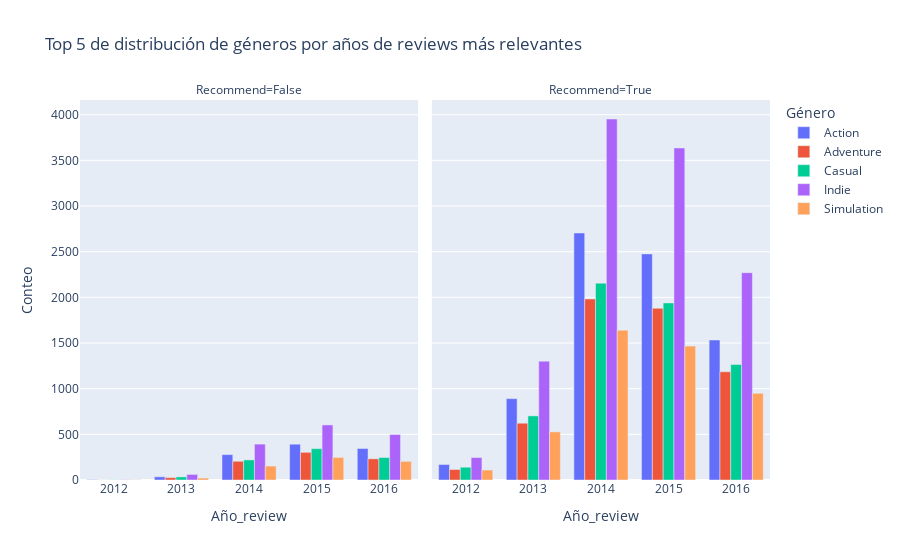

Source (notebook cell):
### Markdown cell above
# Top 5 de distribución de géneros por años de reviews mas relevantes
Aquí se está plasmando un pco mpas a detalle el top 5 de géneros que más relevancia tienen en los datos, dándonos a notar que las recomendaciones tienen la misma distribución en cada año, siguiendo la misma tendencia en los Géneros plasmados, mostrando el mismo patrón en las recomendaciones negativas aunque en menor mediad debido a la proporción observada anteriormente de recomendaciones positivas contra las negativas.

### Code cell
dftop5añosreviews.loc[:,'Recommend']=dftop5añosreviews.Recommend.astype(str)
fig = px.bar(dftop5añosreviews, x='Año_review', y='Conteo', color='Género', title='Top 5 de distribución de géneros por años de reviews más relevantes',facet_col='Recommend', barmode='group')

fig.show()

### Figure 1 — Plotly figure (JSON) as saved in the notebook; plotly's stock layout.template omitted (floating-point values rounded to 4 significant figures)
{"data": [{"alignmentgroup": "True", "hovertemplate": "Género=Action<br>Recommend=False<br>Año_review=%{x}<br>Conteo=%{y}<extra></extra>", "legendgroup": "Action", "marker": {"color": "#636efa", "pattern": {"shape": ""}}, "name": "Action", "offsetgroup": "Action", "orientation": "v", "showlegend": true, "textposition": "auto", "type": "bar", "x": [2012, 2013, 2014, 2015, 2016], "xaxis": "x", "y": [4, 35, 278, 392, 345], "yaxis": "y"}, {"alignmentgroup": "True", "hovertemplate": "Género=Action<br>Recommend=True<br>Año_review=%{x}<br>Conteo=%{y}<extra></extra>", "legendgroup": "Action", "marker": {"color": "#636efa", "pattern": {"shape": ""}}, "name": "Action", "offsetgroup": "Action", "orientation": "v", "showlegend": false, "textposition": "auto", "type": "bar", "x": [2012, 2013, 2014, 2015, 2016], "xaxis": "x2", "y": [170, 891, 2705, 2476, 1533], "yaxis": "y2"}, {"alignmentgroup": "True", "hovertemplate": "Género=Adventure<br>Recommend=False<br>Año_review=%{x}<br>Conteo=%{y}<extra></extra>", "legendgroup": "Adventure", "marker": {"color": "#EF553B", "pattern": {"shape": ""}}, "name": "Adventure", "offsetgroup": "Adventure", "orientation": "v", "showlegend": true, "textposition": "auto", "type": "bar", "x": [2012, 2013, 2014, 2015, 2016], "xaxis": "x", "y": [1, 26, 205, 303, 232], "yaxis": "y"}, {"alignmentgroup": "True", "hovertemplate": "Género=Adventure<br>Recommend=True<br>Año_review=%{x}<br>Conteo=%{y}<extra></extra>", "legendgroup": "Adventure", "marker": {"color": "#EF553B", "pattern": {"shape": ""}}, "name": "Adventure", "offsetgroup": "Adventure", "orientation": "v", "showlegend": false, "textposition": "auto", "type": "bar", "x": [2012, 2013, 2014, 2015, 2016], "xaxis": "x2", "y": [115, 622, 1983, 1880, 1185], "yaxis": "y2"}, {"alignmentgroup": "True", "hovertemplate": "Género=Casual<br>Recommend=False<br>Año_review=%{x}<br>Conteo=%{y}<extra></extra>", "legendgroup": "Casual", "marker": {"color": "#00cc96", "pattern": {"shape": ""}}, "name": "Casual", "offsetgroup": "Casual", "orientation": "v", "showlegend": true, "textposition": "auto", "type": "bar", "x": [2012, 2013, 2014, 2015, 2016], "xaxis": "x", "y": [2, 34, 220, 343, 246], "yaxis": "y"}, {"alignmentgroup": "True", "hovertemplate": "Género=Casual<br>Recommend=True<br>Año_review=%{x}<br>Conteo=%{y}<extra></extra>", "legendgroup": "Casual", "marker": {"color": "#00cc96", "pattern": {"shape": ""}}, "name": "Casual", "offsetgroup": "Casual", "orientation": "v", "showlegend": false, "textposition": "auto", "type": "bar", "x": [2012, 2013, 2014, 2015, 2016], "xaxis": "x2", "y": [140, 702, 2155, 1939, 1265], "yaxis": "y2"}, {"alignmentgroup": "True", "hovertemplate": "Género=Indie<br>Recommend=False<br>Año_review=%{x}<br>Conteo=%{y}<extra></extra>", "legendgroup": "Indie", "marker": {"color": "#ab63fa", "pattern": {"shape": ""}}, "name": "Indie", "offsetgroup": "Indie", "orientation": "v", "showlegend": true, "textposition": "auto", "type": "bar", "x": [2012, 2013, 2014, 2015, 2016], "xaxis": "x", "y": [3, 61, 393, 603, 498], "yaxis": "y"}, {"alignmentgroup": "True", "hovertemplate": "Género=Indie<br>Recommend=True<br>Año_review=%{x}<br>Conteo=%{y}<extra></extra>", "legendgroup": "Indie", "marker": {"color": "#ab63fa", "pattern": {"shape": ""}}, "name": "Indie", "offsetgroup": "Indie", "orientation": "v", "showlegend": false, "textposition": "auto", "type": "bar", "x": [2012, 2013, 2014, 2015, 2016], "xaxis": "x2", "y": [246, 1301, 3953, 3636, 2270], "yaxis": "y2"}, {"alignmentgroup": "True", "hovertemplate": "Género=Simulation<br>Recommend=False<br>Año_review=%{x}<br>Conteo=%{y}<extra></extra>", "legendgroup": "Simulation", "marker": {"color": "#FFA15A", "pattern": {"shape": ""}}, "name": "Simulation", "offsetgroup": "Simulation", "orientation": "v", "showlegend": true, "textposition": "auto", "type": "bar", "x": [2012, 2013, 2014, 2015, 2016], "xaxis": "x", "y": [3, 21, 153, 247, 204], "yaxis": "y"}, {"alignmentgroup": "True", "hovertemplate": "Género=Simulation<br>Recommend=True<br>Año_review=%{x}<br>Conteo=%{y}<extra></extra>", "legendgroup": "Simulation", "marker": {"color": "#FFA15A", "pattern": {"shape": ""}}, "name": "Simulation", "offsetgroup": "Simulation", "orientation": "v", "showlegend": false, "textposition": "auto", "type": "bar", "x": [2012, 2013, 2014, 2015, 2016], "xaxis": "x2", "y": [109, 527, 1641, 1466, 949], "yaxis": "y2"}], "layout": {"annotations": [{"font": {}, "showarrow": false, "text": "Recommend=False", "x": 0.245, "xanchor": "center", "xref": "paper", "y": 1, "yanchor": "bottom", "yref": "paper"}, {"font": {}, "showarrow": false, "text": "Recommend=True", "x": 0.755, "xanchor": "center", "xref": "paper", "y": 1, "yanchor": "bottom", "yref": "paper"}], "barmode": "group", "legend": {"title": {"text": "Género"}, "tracegroupgap": 0}, "title": {"text": "Top 5 de distribución de géneros por años de reviews más relevantes"}, "xaxis": {"anchor": "y", "domain": [0, 0.49], "title": {"text": "Año_review"}}, "xaxis2": {"anchor": "y2", "domain": [0.51, 1], "matches": "x", "title": {"text": "Año_review"}}, "yaxis": {"anchor": "x", "domain": [0, 1], "title": {"text": "Conteo"}}, "yaxis2": {"anchor": "x2", "domain": [0, 1], "matches": "y", "showticklabels": false}}}
